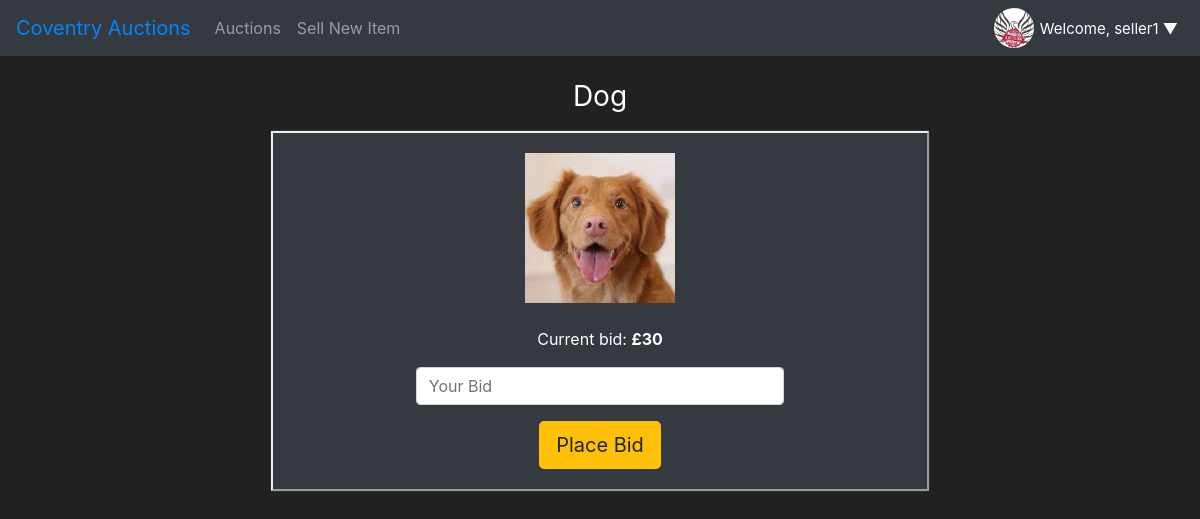
The page /bid/1 (signed in) on the database its author committed.
### auction/models.py (models this page shows, shortened)
class User(db.Model, UserMixin):
    id = db.Column(db.Integer(), primary_key=True)
    username = db.Column(db.String(length=30), nullable=False, unique=True)
    email_address = db.Column(db.String(length=50), nullable=False, unique=True)
    phone_number = db.Column(db.String(), nullable=False, unique=True)
    password_hash = db.Column(db.String(length=60), nullable=False)
    items = db.relationship('Item', backref='owned_user', lazy=True)
    @property
    def password(self):
        return self.password

class Item(db.Model):
    id = db.Column(db.Integer(), primary_key=True)
    name = db.Column(db.String(length=30), nullable=False)
    start_price = db.Column(db.Integer(), nullable=False)
    description = db.Column(db.String(length=1024), nullable=False)
    image = db.Column(db.String(20), nullable=False, unique=True, default='default.jpg')
    owner = db.Column(db.Integer(), db.ForeignKey('user.id'))
    seller = db.Column(db.String(20))
    date_created = db.Column(db.DateTime)
    show_date = db.Column(db.String(10))
    duration = db.Column(db.Integer(), default=1)
    curr_bid = db.Column(db.Integer(), nullable=False)
    last_bidder = db.Column(db.Integer(), default=None)
    highest_bidder_id = db.Column(db.Integer(), default=None)
    item_sold = db.Column(db.Boolean(), default=False)

### auction/routes.py (the view)
@app.route("/bid/<int:item_id>", methods=["GET", "POST"])
@login_required
def bid_page(item_id):
    form = PlaceBidForm()
    item = Item.query.filter_by(id=item_id).first()                         #import de item information
    if form.validate_on_submit():
        if form.new_bid.data > item.curr_bid:                               #if there is a bid on the auction
            item.curr_bid=form.new_bid.data+10                              #the next bid will be 10p higher
            item.last_bidder = item.highest_bidder_id                       #change the last bidder if bid increases
            item.highest_bidder_id = current_user.id                        #change the current highest bidder for the current user
            try:
                db.session.commit()
                flash("Bid placed Successfully!", category='success')
                return redirect('/auction')
            except:
                flash("Error! Looks like there was a problem... Try again!", category='danger')
                return render_template('bid.html', form=form, item=item)
        else:
            flash("Error! Your bid has to be higher than the current bid... Try again!",category='danger')
            return render_template('bid.html', form=form, item=item)
    else:
        return render_template('bid.html', form=form, item=item)

### auction/forms.py
class PlaceBidForm(FlaskForm):
    new_bid = IntegerField(validators=[DataRequired()])
    submit = SubmitField(label='Place Bid')

### auction/models.py (called while the page is built)
@login_manager.user_loader
def load_user(user_id):
    return User.query.get(int(user_id))

### auction/templates/bid.html (shortened to what this page needs)
{% extends 'base.html' %}
{% block content %}
<body class="text-center">
    <div class="container" style="padding-left: 20%; padding-right: 20%; padding-top: 2%">
        <h1 class="h3 mb-3 font-weight-normal">{{item.name}}</h1>
        <div style="margin-bottom: 8%" class="card text-center bg-dark">
            <div class="card-body" style="border-style: outset; border-width: 2px;">
                <img class="mb-4" src="{{ url_for('static', filename='images/')}}{{ item.image }}" width="150"
                    height="150" />
                <p class="card-text">Current bid: <strong> £{{ item.curr_bid }} </strong></p>
                <form method="POST" style="color:white; padding-left:20%; padding-right:20%"
                    enctype="multipart/form-data">
                    {{ form.new_bid(class="form-control", placeholder="Your Bid") }}
                    {{ form.submit(class="btn btn-lg btn-warning") }}
                </form>
            </div>
        </div>
    </div>
</body>
{% endblock %}

### auction/templates/base.html (shortened to what this page needs)
<!DOCTYPE html>
<html lang="en">
<head>
    <link rel="stylesheet" href="https://cdn.jsdelivr.net/npm/bootstrap@4.5.3/dist/css/bootstrap.min.css"
 />
</head>
<body>
    <nav class="navbar navbar-expand-md navbar-dark bg-dark">
        <a class="navbar-brand" href="{{ url_for('auction_page') }}" style="color: rgb(0, 132, 255)">Coventry
            Auctions</a>
        <div class="collapse navbar-collapse" id="navbarNav">
            <ul class="navbar-nav mr-auto">
                <li class="nav-item">
                    <a class="nav-link" href="{{ url_for('auction_page') }}">Auctions</a>
                </li>
                <li class="nav-item mr-auto">
                    <a class="nav-link" href="{{ url_for('sellitem_page') }}">Sell New Item</a>
                </li>
            </ul>
            {% if current_user.is_authenticated %}
            <ul class="navbar-nav">
                <li class="nav-item">
                        <img src="static\images\CovUniAuction.png"
                            width="40" height="40" class="rounded-circle">
                </li>
                <li class="nav-item nav-item-user">
                    <div class="dropdown">
                        <button class="dropbtn">Welcome, {{ current_user.username }} <span
                                class="arrow">&#9660;</span></button>
                    </div>
                </li>
            </ul>
            {% endif %}
        </div>
    </nav>
     {% block content %} {% endblock %}
</body>
</html>

### auction/templates/base.html (style rules this page uses)
body { background-color: #212121; color: white; }
.dropbtn { background-color: #343A40; color: white; font-size: 15px; border: none; }
.nav-item-user { padding-top: 4%; }
.dropdown { position: relative; display: inline-block; }

### rows shown on the page
User: username "seller1"
Item: name "Dog", image (picture), curr_bid "30"
